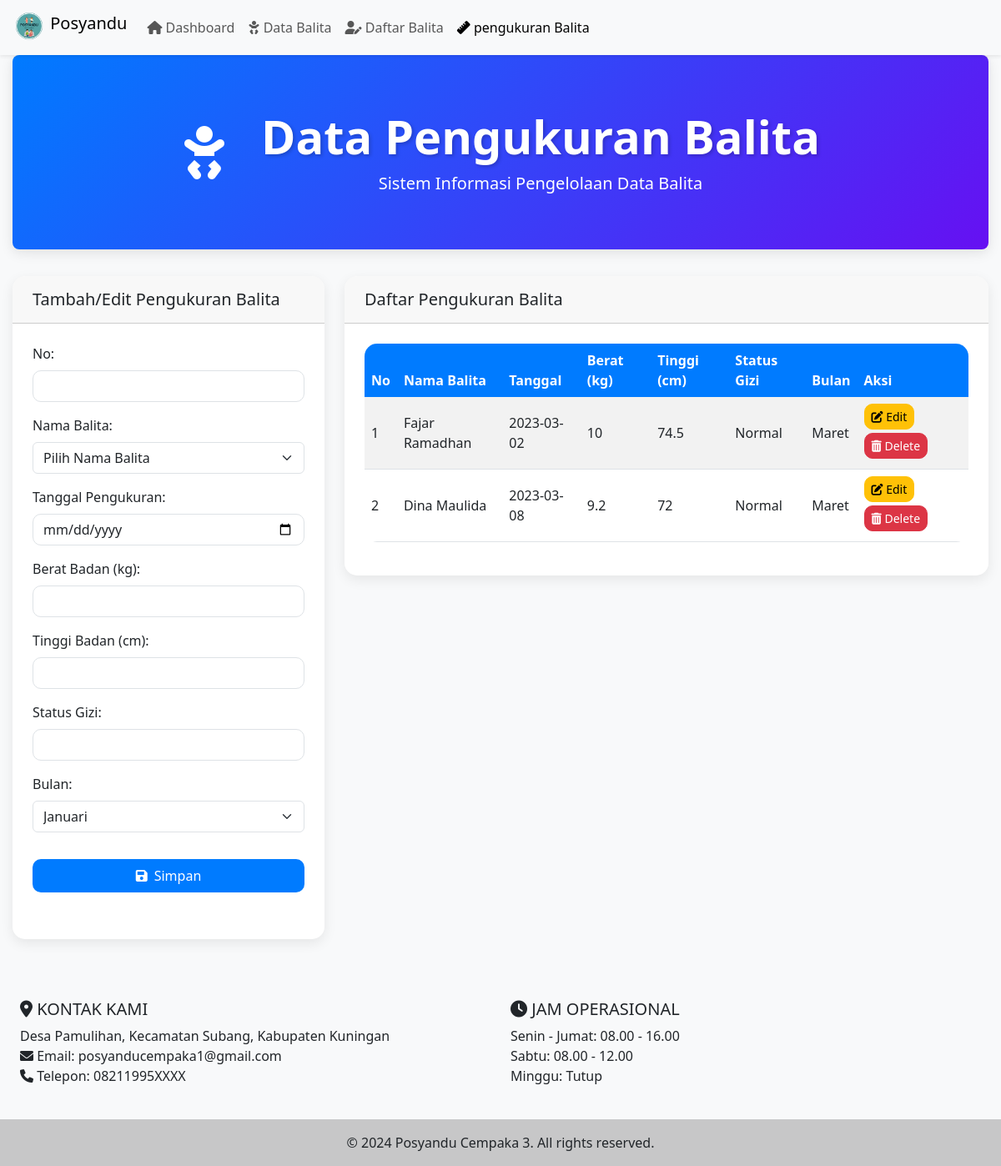
/posyandu_3/balita_crud_p3.php (signed in), run on the app's committed database.
### tables this page shows
CREATE TABLE pengukuran_balita_3 (
    id_pengukuran INTEGER PRIMARY KEY AUTOINCREMENT,
    no INTEGER,
    id_balita INTEGER,
    tanggal_pengukuran DATE,
    berat_badan DECIMAL(5,2),
    tinggi_badan DECIMAL(5,2),
    status_gizi TEXT,
    bulan TEXT CHECK (bulan IN ('januari', 'februari', 'maret', 'april', 'mei', 'juni', 'juli', 'agustus', 'september', 'oktober', 'november', 'desember')),
    FOREIGN KEY (id_balita) REFERENCES balita_3(id_balita)
);

CREATE TABLE balita_3 (
    id_balita INTEGER PRIMARY KEY,
    no INTEGER,
    nama_balita TEXT,
    jenis_kelamin TEXT,
    nik TEXT,
    tanggal_lahir DATE,
    berat_badan_lahir INTEGER,
    nama_ayah TEXT,
    nama_ibu TEXT,
    alamat TEXT,
    status TEXT CHECK (status IN ('Aktif', 'Lulus', 'Keluar', 'Pindah', 'Meninggal', 'Tidak Aktif'))
);

### posyandu_3/balita_crud_p3.php (the view, shortened to what this page needs)
<?php
require_once __DIR__ . '/../pos_3/header_balita_p3.php';
$pengukuran = null;
$pengukuran_balitas = $db->query("SELECT p.*, b.nama_balita FROM pengukuran_balita_3 p JOIN balita_3 b ON p.id_balita = b.id_balita ORDER BY p.no ASC")->fetchAll(PDO::FETCH_ASSOC);
$bulan_list = ['januari', 'februari', 'maret', 'april', 'mei', 'juni', 'juli', 'agustus', 'september', 'oktober', 'november', 'desember'];
?>
<!DOCTYPE html>
<html lang="id">
<head>
    <link href="https://cdn.jsdelivr.net/npm/bootstrap@5.3.0-alpha1/dist/css/bootstrap.min.css" rel="stylesheet">
    <link href="https://cdnjs.cloudflare.com/ajax/libs/font-awesome/6.0.0-beta3/css/all.min.css" rel="stylesheet">
</head>
<body>
<div class="container">
    <div class="jumbotron text-center">
        <div class="row align-items-center justify-content-center">
            <div class="col-auto">
                <i class="fas fa-baby title-icon"></i>
            </div>
            <div class="col-auto">
                <h1 class="display-4">Data Pengukuran Balita</h1>
                <p class="lead">Sistem Informasi Pengelolaan Data Balita</p>
            </div>
        </div>
    </div>
</div>
<div class="container">
    <div class="row">
        <div class="col-lg-4 mb-4">
            <div class="card h-100 animate-on-scroll">
                <div class="card-header">
                    <h5 class="card-title mb-0">Tambah/Edit Pengukuran Balita</h5>
                </div>
                <div class="card-body">
                    <form method="post">
                        <div class="mb-3">
                            <label for="no" class="form-label">No:</label>
                            <input type="number" name="no" id="no" class="form-control" value="<?php echo isset($pengukuran) ? htmlspecialchars($pengukuran['no']) : ''; ?>" required>
                        </div>
                        <div class="mb-3">
                            <label for="id_balita" class="form-label">Nama Balita:</label>
                            <select name="id_balita" id="id_balita" class="form-select" required onchange="fillNoBasedOnBalita(this.value)">
                                <option value="">Pilih Nama Balita</option>
                            </select>
                        </div>
                        <div class="mb-3">
                            <label for="tanggal_pengukuran" class="form-label">Tanggal Pengukuran:</label>
                            <input type="date" name="tanggal_pengukuran" id="tanggal_pengukuran" class="form-control" value="<?php echo isset($pengukuran) ? htmlspecialchars($pengukuran['tanggal_pengukuran']) : ''; ?>" required>
                        </div>
                        <div class="mb-3">
                            <label for="berat_badan" class="form-label">Berat Badan (kg):</label>
                            <input type="number" step="0.1" name="berat_badan" id="berat_badan" class="form-control" value="<?php echo isset($pengukuran) ? htmlspecialchars($pengukuran['berat_badan']) : ''; ?>" required>
                        </div>
                        <div class="mb-3">
                            <label for="tinggi_badan" class="form-label">Tinggi Badan (cm):</label>
                            <input type="number" step="0.1" name="tinggi_badan" id="tinggi_badan" class="form-control" value="<?php echo isset($pengukuran) ? htmlspecialchars($pengukuran['tinggi_badan']) : ''; ?>" required>
                        </div>
                        <div class="mb-3">
                            <label for="status_gizi" class="form-label">Status Gizi:</label>
                            <input type="text" name="status_gizi" id="status_gizi" class="form-control" value="<?php echo isset($pengukuran) ? htmlspecialchars($pengukuran['status_gizi']) : ''; ?>" required>
                        </div>
                        <div class="mb-3">
                            <label for="bulan" class="form-label">Bulan:</label>
                            <select name="bulan" id="bulan" class="form-select" required>
                                <?php foreach ($bulan_list as $bulan): ?>
                                    <option value="<?php echo $bulan; ?>" <?php echo (isset($pengukuran) && $pengukuran['bulan'] == $bulan) ? 'selected' : ''; ?>>
                                        <?php echo ucfirst($bulan); ?>
                                    </option>
                                <?php endforeach; ?>
                            </select>
                        </div>
                        <button type="submit" name="action" value="<?php echo isset($pengukuran) ? 'edit' : 'add'; ?>" class="btn btn-primary w-100 mt-3">
                            <i class="fas fa-save me-2"></i>Simpan
                        </button>
                    </form>
                </div>
            </div>
        </div>
        <div class="col-lg-8">
            <div class="card animate-on-scroll">
                <div class="card-header">
                    <h5 class="mb-0">Daftar Pengukuran Balita</h5>
                </div>
                <div class="card-body">
                    <div class="table-responsive">
                        <table class="table table-striped table-hover">
                            <thead>
                                <tr>
                                    <th>No</th>
                                    <th>Nama Balita</th>
                                    <th>Tanggal</th>
                                    <th>Berat (kg)</th>
                                    <th>Tinggi (cm)</th>
                                    <th>Status Gizi</th>
                                    <th>Bulan</th>
                                    <th>Aksi</th>
                                </tr>
                            </thead>
                            <tbody>
                                <?php foreach ($pengukuran_balitas as $pengukuran): ?>
                                    <tr>
                                        <td><?php echo htmlspecialchars($pengukuran['no']); ?></td>
                                        <td><?php echo htmlspecialchars($pengukuran['nama_balita']); ?></td>
                                        <td><?php echo htmlspecialchars($pengukuran['tanggal_pengukuran']); ?></td>
                                        <td><?php echo htmlspecialchars($pengukuran['berat_badan']); ?></td>
                                        <td><?php echo htmlspecialchars($pengukuran['tinggi_badan']); ?></td>
                                        <td><?php echo htmlspecialchars($pengukuran['status_gizi']); ?></td>
                                        <td><?php echo htmlspecialchars(ucfirst($pengukuran['bulan'])); ?></td>
                                        <td>
                                            <a href="?edit=<?php echo $pengukuran['id_pengukuran']; ?>" class="btn btn-sm btn-warning mb-1">
                                                <i class="fas fa-edit"></i> Edit
                                            </a>
                                            <form method="post" style="display:inline;">
                                                <button type="submit" name="action" value="delete" class="btn btn-sm btn-danger mb-1" onclick="return confirm('Yakin ingin menghapus data ini?')">
                                                    <i class="fas fa-trash-alt"></i> Delete
                                                </button>
                                            </form>
                                        </td>
                                    </tr>
                                <?php endforeach; ?>
                            </tbody>
                        </table>
                    </div>
                </div>
            </div>
        </div>
    </div>
</div>
</body>
</html>
<?php require_once __DIR__ . '/../pos_3/footer_balita_p3.php'; ?>

### pos_3/header_balita_p3.php (style rules this page uses)
body { min-height: 100vh; display: flex; flex-direction: column; }

### posyandu_3/balita_crud_p3.php (style rules this page uses)
body { background-color: #f8f9fa; font-family: 'Segoe UI', Tahoma, Geneva, Verdana, sans-serif; }
.container { max-width: 1200px; margin: 0 auto; padding: 0 15px; }
.jumbotron { background: linear-gradient(135deg, #007bff, #6610f2); color: white; padding: 4rem 2rem; margin-bottom: 2rem; border-radius: 0.5rem; box-shadow: 0 4px 15px rgba(0,0,0,0.1); }
.jumbotron .row { margin: 0; }
.jumbotron h1 { font-weight: 700; text-shadow: 2px 2px 4px rgba(0,0,0,0.2); animation: fadeInDown 1s ease-out; margin-bottom: 0.5rem; }
.jumbotron p { animation: fadeInUp 1s ease-out 0.5s; animation-fill-mode: both; margin-bottom: 0; }
.title-icon { font-size: 4rem; color: #ffffff; animation: bounceIn 1s ease-out; margin-right: 1rem; }
.card { border: none; border-radius: 15px; box-shadow: 0 5px 15px rgba(0,0,0,0.08); transition: all 0.3s ease; margin-bottom: 2rem; }
.card-header { border-radius: 15px 15px 0 0 !important; font-weight: 600; padding: 1rem 1.5rem; }
.card-body { padding: 1.5rem; }
.form-control, .btn { border-radius: 10px; }
.btn-primary { background-color: #007bff; border: none; transition: all 0.3s ease; padding: 0.5rem 1rem; }
.table { border-radius: 15px; overflow: hidden; }
.table th { background-color: #007bff; color: white; border: none; }
.table td { vertical-align: middle; }

### data on the page
pengukuran_balita_3: no "1", id_balita.nama_balita "Fajar Ramadhan", tanggal_pengukuran "2023-03-02", berat_badan "10", tinggi_badan "74.5", status_gizi "Normal", bulan "Maret"
pengukuran_balita_3: no "2", id_balita.nama_balita "Dina Maulida", tanggal_pengukuran "2023-03-08", berat_badan "9.2", tinggi_badan "72", status_gizi "Normal", bulan "Maret"

### other printed values
form field bulan "Januari"
